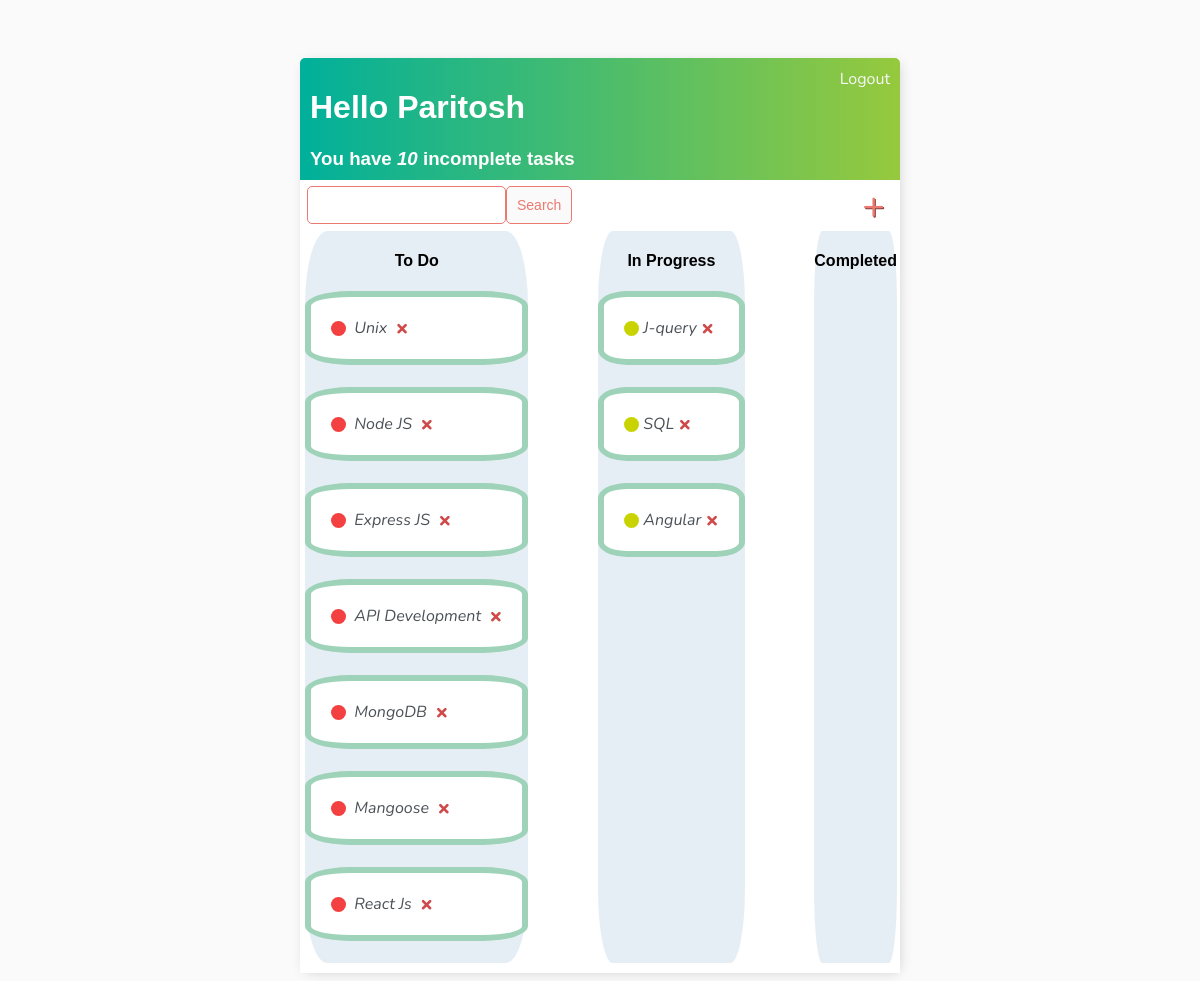
The app's page / (signed in) with its own data.
### todo_list/models.py (models this page shows)
class Task(models.Model):
    user = models.ForeignKey(User, on_delete=models.CASCADE, null=True, blank=True)
    title = models.CharField(max_length=200,null=True)
    completion_date = models.CharField(max_length=200, null=True)
    complete = models.BooleanField(default=False)
    created = models.DateTimeField(auto_now_add=True)
    in_progress = models.BooleanField(default=False)
    def __str__(self):
        return self.title
    class Meta:
        ordering = ['complete']

### todo_list/views.py (the view)
# urls.py: path('',TaskList.as_view(), name='tasks'),
class TaskList(LoginRequiredMixin,ListView):
    model = Task
    context_object_name = 'tasks'
    template_name = 'task_list.html'
    def get_context_data(self, **kwargs):
        context = super().get_context_data(**kwargs)
        context['tasks'] = context['tasks'].filter(user=self.request.user)
        context['count'] = context['tasks'].filter(complete=False).count()
        search_input = self.request.GET.get('search-area') or ''
        if search_input:
            context['tasks'] = context['tasks'].filter(title__icontains=search_input)
        context['search_input'] = search_input
        return context

### todo_list/templates/task_list.html (shortened to what this page needs)
{% extends 'main.html' %}
{% block content %}
<div class="header-bar">
    <div>
        <h1>Hello {{request.user|title}}</h1>
        <h3 style="margin:0;">You have <i>{{count}}</i> incomplete task{{ count|pluralize:"s"}}</h3>
    </div>
    {% if request.user.is_authenticated %}
    <a href="{% url 'logout'%}">Logout</a>
    {% else %}
    <a href="{% url 'login'%}">Login</a>
{% endif %}
</div>
<div id="search-add-wrapper">
    <div class="search-add-inner">
    <form method="GET" style= "display:flex;">
        <input type="text" name="search-area" value="{{search_input}}">
        <input class="button" type="submit" value="Search">
    </form>
    <a id="add-link" href="{% url 'task-create' %}" style="display: inline-block;">&#x2b;</a>
    </div>
</div>
<div class="main-div">
    <div class="col">
        <div class="title">
            <h4>To Do</h4>
            {% for task in tasks %}
            {% if not task.complete %}
            {% if not task.in_progress%}
            <div class="task-content-wrapper" draggable="true" id="todoelement"  >
                <div class="task-incomplete-icon" ></div>
                    <i><a href="{% url 'task-update' task.id %}">&nbsp; {{task}} &nbsp;</a></i>
                    <a class="delete-link" href="{% url 'task-delete' task.id %}">&#215;</a>
            </div>
            <br>
            {% endif %}
            {% endif %}
            {% endfor %}
        </div>
    </div>
    <div class="col">
        <div class="title">
            <h4>In Progress</h4>
            {% for task in tasks %}
            {% if task.in_progress %}
            <div class="task-content-wrapper" draggable="true" >
                <div class="task-inprogress-icon"></div>
                    <i><a href="{% url 'task-update' task.id %}">&nbsp;{{task}}&nbsp;</a></i>
            <a class="delete-link" href="{% url 'task-delete' task.id %}">&#215;</a>
            </div>
            <br>
            {% endif %}
            {% endfor %}
        </div>
    </div>
    <div class="col">
        <div class="title">
            <h4>Completed</h4>
        </div>
    </div>
</div>
{% endblock content %}

### todo_list/templates/main.html (style rules this page uses)
body { background-color: #FAFAFA; font-family: 'Nunito', sans-serif; padding-top: 50px; }
h1, h2, h3, h4, h5, h6 { font-family: 'Raleway', sans-serif; }
a, p { color: #4b5156; }
.header-bar { display: flex; justify-content: space-between; color: #fff; padding: 10px; border-radius: 5px 5px 0 0; background-image: linear-gradient(to right, #00b09b, #96c93d); }
.header-bar a { color: rgb(247, 247, 247); text-decoration: none; }
.task-incomplete-icon { height: 15px; width: 15px; background-color: rgb(243, 64, 64); border-radius: 50%; }
.task-inprogress-icon { height: 15px; width: 15px; background-color: rgb(201, 211, 0); border-radius: 50%; }
.delete-link { display: flex; text-decoration: none; font-weight: 900; color: #cf4949; font-size: 22px; line-height: 1; justify-content: space-around; }
#add-link { color: #EB796F; text-decoration: none; font-size: 38px; text-shadow: 1px 1px #81413b; float: right; padding-right: 15px; }
input[type=text], input[type=password], textarea { border: 1px solid #EB796F; border-radius: 5px; padding: 10px; width: 90%; }
.button { border: 1px solid #EB796F; background-color: #FAFAFA; color: #EB796F; padding: 10px; font-size: 14px; border-radius: 5px; cursor: pointer; text-decoration: none; }
.search-add-inner { display: flex; justify-content: space-between; align-items: center; padding-left: 7px; }
.main-div { display: flex; width: 100%; flex-direction: row; justify-content: space-between; padding-bottom: 10px; padding-left: 5px; }
.col { display: flex; padding-right: 8px; }
.title { display: flex; flex-direction: column; max-width: 500px; border-radius: 10%; text-align: center; background-color: #407cae21; }
.task-content-wrapper { display: flex; border: 6px solid #9ed3b9; padding: 20px; align-items: center; border-radius: 20%; background-color: #fff; }
.task-content-wrapper a { display: flex; align-items: center; text-decoration: none; }

### records on screen
Task: title "Unix"
Task: title "Node JS"
Task: title "Express JS"
Task: title "API Development"
Task: title "MongoDB"
Task: title "Mangoose"
Task: title "React Js"
Task: title "J-query"
Task: title "SQL"
Task: title "Angular"

### other values on screen
{{ request.user|title }} "Paritosh"
{{ count }} "10"
